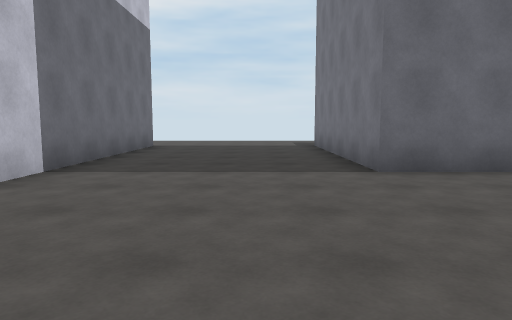
[1] (above)

24 first-person views from a walk through a scene from a Unity 3-D project. The camera is 1.3 m above the floor, tilts 6° down and sees 70° across. The floor is counted in squares, 2 m on a side. Each view is taken from the middle of a square. On the plan, view 1 faces up. The plan holds only what a view shows up to about 11 squares ahead; the rest is blank. The place goes on beyond the plan. The player character is not drawn.

[2]
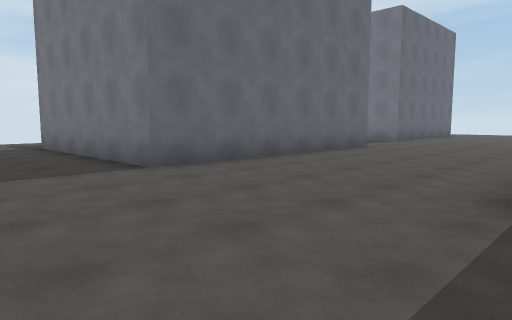

[3]
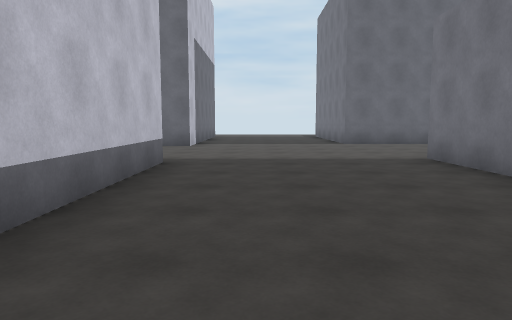

[4]
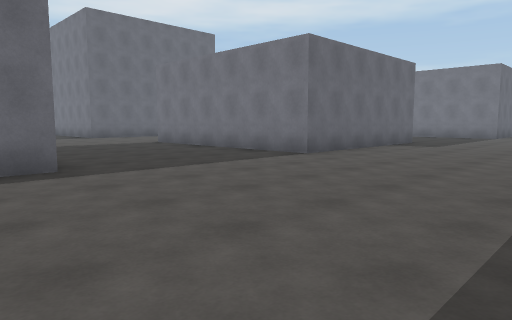

[5]
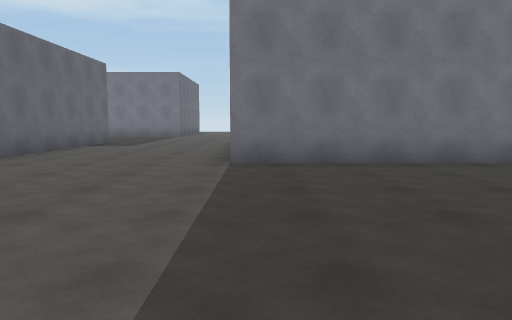

[6]
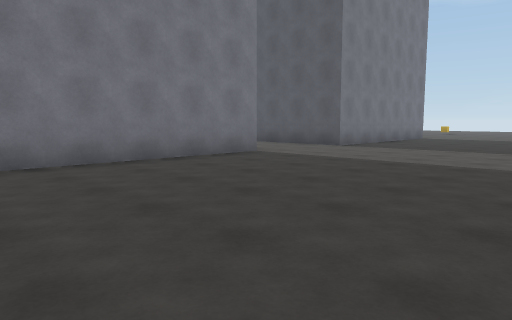

[7]
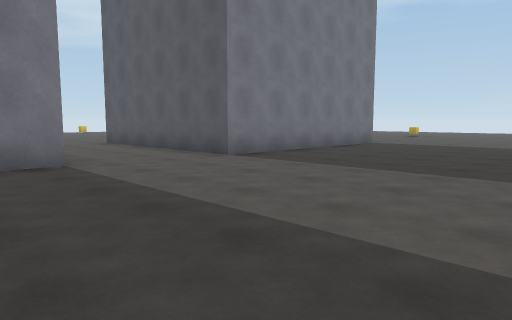

[8]
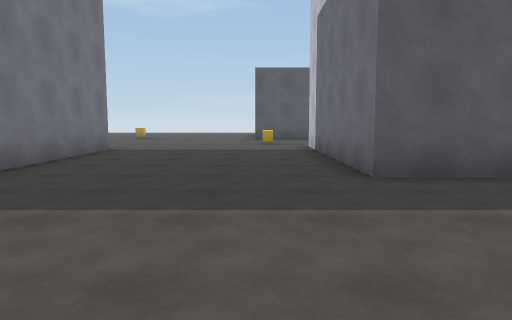

[9]
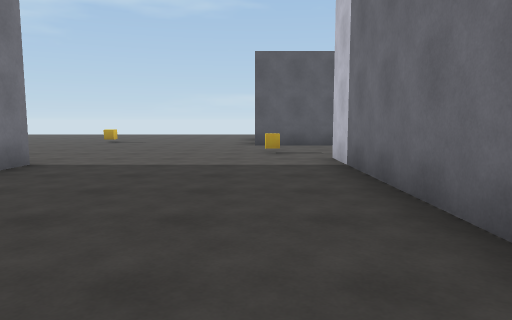

[10]
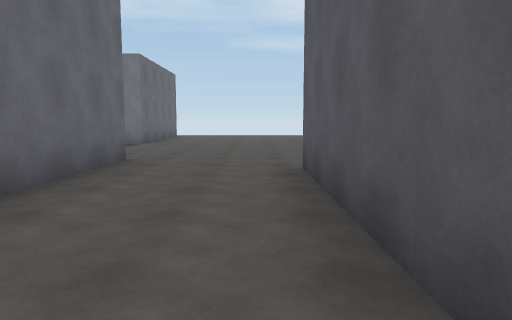

[11]
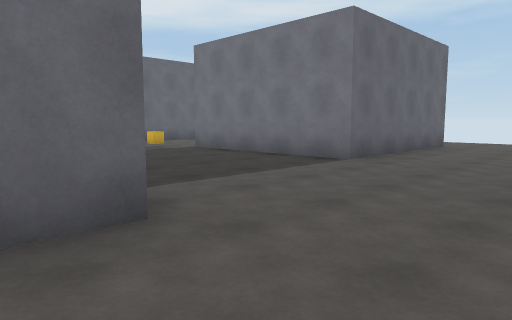

[12]
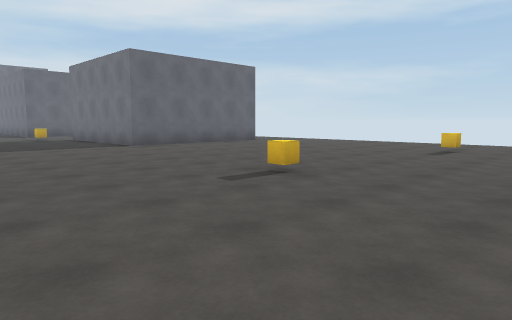

[13]
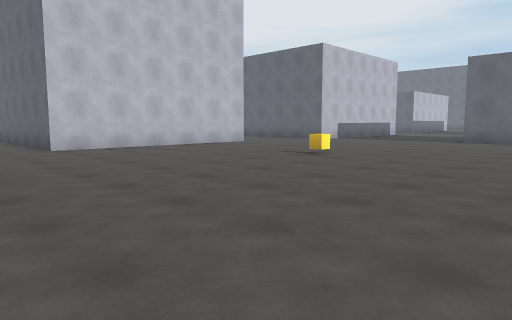

[14]
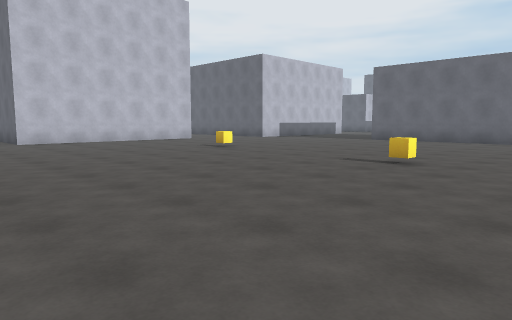

[15]
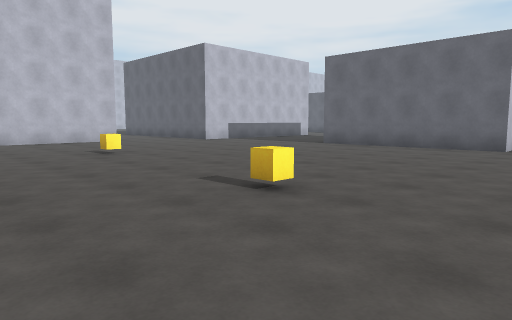

[16]
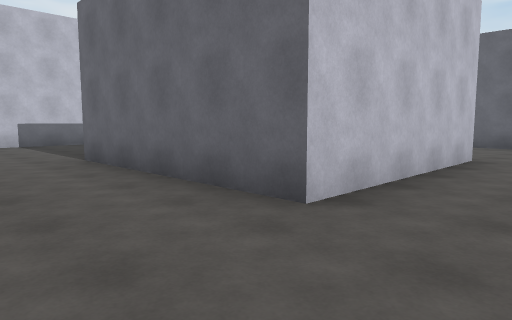

[17]
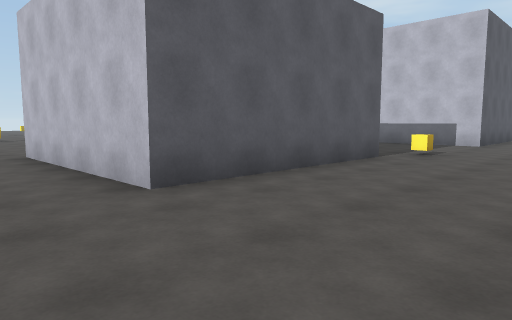

[18]
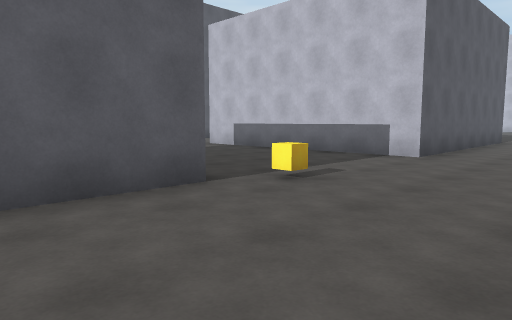

[19]
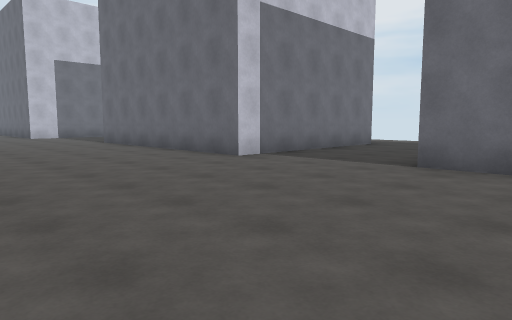

[20]
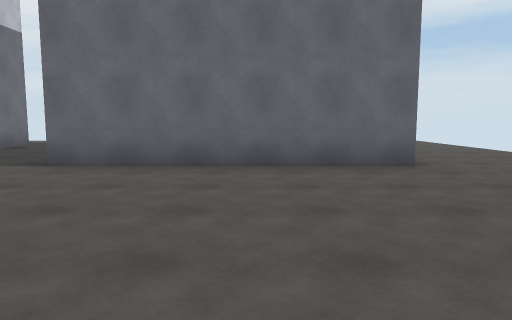

[21]
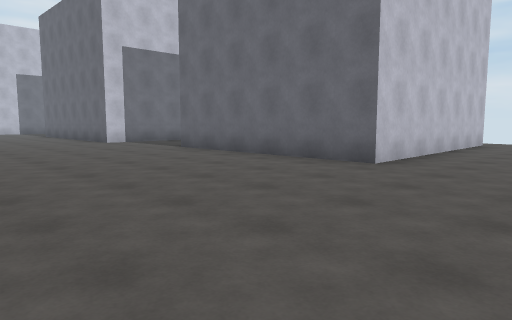

[22]
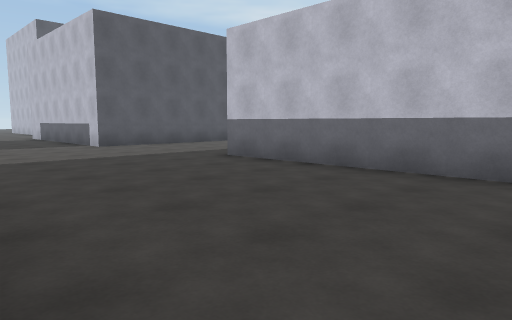

[23]
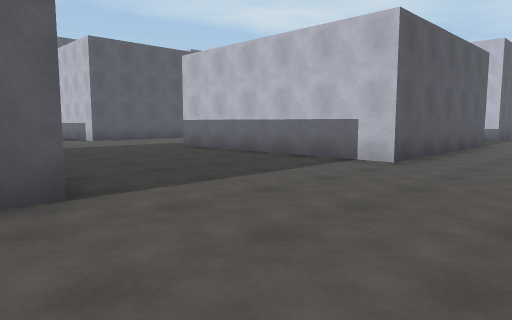

[24]
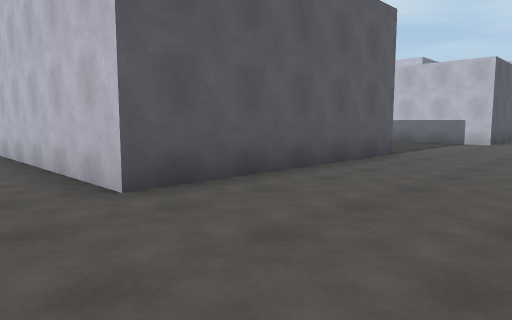

### Floor plan
Points are (right, up) in squares from view 1. A wall is a line through its corners. A room is listed if a view was taken in it or the views show most of it. See-through windows are left out.
Room 1 (views 1, 2, 3, 4, 5, 6, 7, 8, 9, 10, 11, 12, 13, 14, 15, 16, 17, 18, 19, 20, 21, 22, 23, 24)
walls: (7.3, -5.5) (2, -5.5) (2, 0.5) (7.3, 0.5) (7.3, -5.5); (12.6, -10.2) (17.3, -10.2) (17.3, -14.7) (12.6, -14.7) (12.6, -10.2); (1.8, -15.9) (1.8, -9.6) (8.2, -9.6) (8.2, -15.8) (5.1, -15.8); (12, -0.2) (17.5, -0.2) (17.5, -5.4); (-2.4, -4.9) (-3.1, -4.9); (17.2, -6.7) (16.4, -6.7); (7.1, -20.2) (7.1, -24.5) (2.8, -24.5); (-2.5, -0.1) (-2.5, -4); (-5, -20.3) (-3.4, -20.3) (-3.4, -25.6); (1.4, -24.6) (1.4, -18.7) (7.1, -18.7); (7.8, 10) (7.8, 4.7) (1.6, 4.7) (1.6, 10); (-2.8, 9.9) (-2.8, 3.7) (-3.5, 3.7); (16.3, 11.5) (16.3, 5.3) (10.9, 5.3)
objects: other object (-2, -27); other object (12, -21); other object (12, -10); other object (17, -21)

Where each view was taken, in squares from view 1:
view 1: 0 up, 0 right, facing up
view 2: 0 up, 1 left, facing up-right
view 3: 6 down, 1 left, facing up
view 4: 10 down, 4 left, facing up-right
view 5: 10 down, 4 left, facing right
view 6: 10 down, 4 left, facing down-right
view 7: 14 down, 4 left, facing down-right
view 8: 16 down, 2 left, facing down
view 9: 19 down, 2 left, facing down
view 10: 18 down, 2 right, facing right
view 11: 18 down, 7 right, facing up-right
view 12: 24 down, 8 right, facing up-right
view 13: 27 down, 16 right, facing up-left
view 14: 27 down, 19 right, facing up-left
view 15: 24 down, 19 right, facing up-left
view 16: 17 down, 19 right, facing up-left
view 17: 7 down, 19 right, facing down-left
view 18: 7 down, 15 right, facing down-left
view 19: 0 up, 13 right, facing up-left
view 20: 0 up, 14 right, facing up
view 21: 0 up, 19 right, facing up-left
view 22: 0 up, 12 right, facing down-left
view 23: 3 up, 13 right, facing down-left
view 24: 3 up, 19 right, facing down-left
